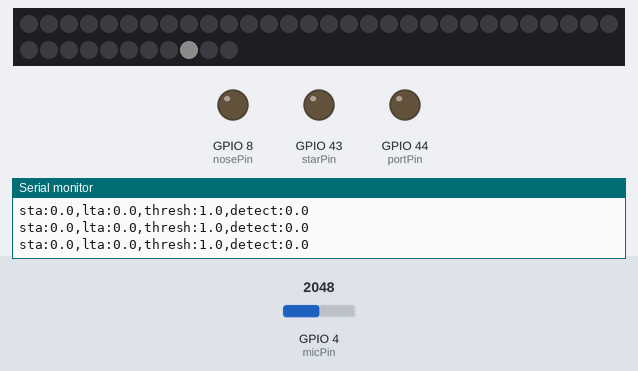
A sketch run on a simulated ESP32-S3. Parts: 41 RGB LEDs in strip order, left to right, continuing on the next row, output pins drawn as LEDs (lit = HIGH), the last lines printed to the serial monitor. Inputs (shaded band) come from the test bench; at power-on: GPIO 4 (micPin) = 2048 (analog values on the 0–4095 scale). Dim RGB values are drawn brighter than linear.

Above: at 1.2 s.
1.3 s: GPIO 4 (micPin) set to 1960
At 1.62 s:
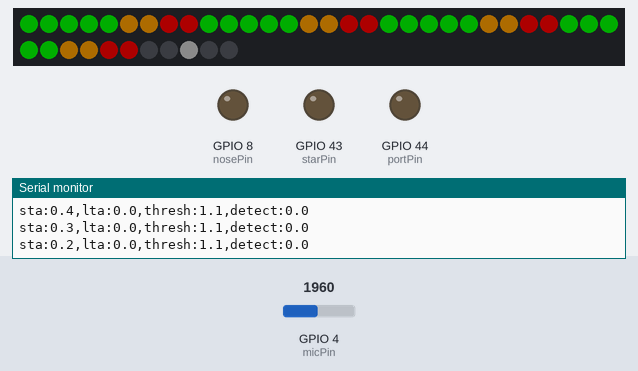
3.2 s: GPIO 4 (micPin) set to 2866
At 3.68 s:
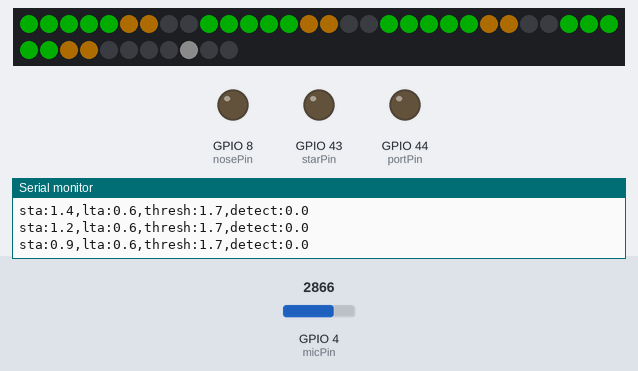
5.2 s: GPIO 4 (micPin) set to 3603
At 5.38 s:
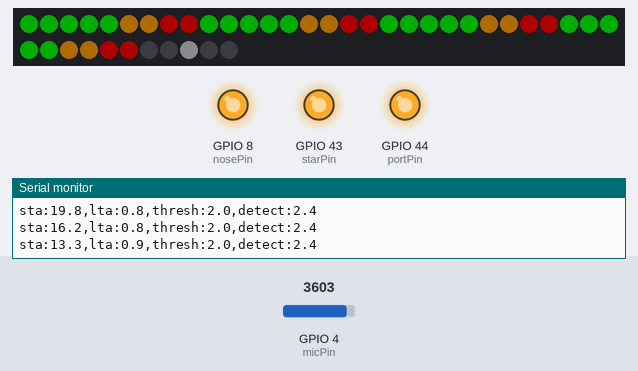
7.1 s: GPIO 4 (micPin) set to 2047
At 8.5 s:
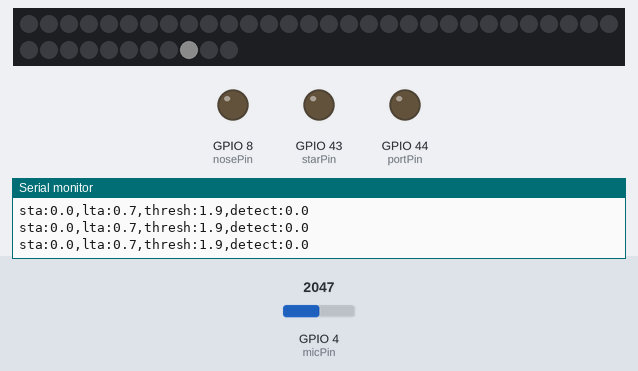
Timing chart, 0 to 9.9 s (numbered marks = the images above; inputs shaded):
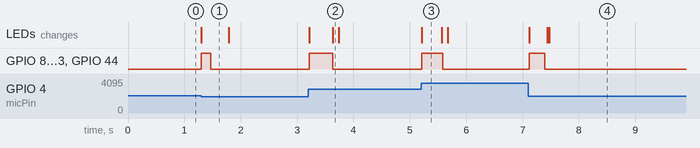

Measured:
- after the input at 1.3 s, GPIO 8 (nosePin), GPIO 43 (starPin), GPIO 44 (portPin): LOW → HIGH at once, → LOW 0.17 s later; the LEDs: change at once (image 1)
- after the input at 3.2 s, GPIO 8 (nosePin), GPIO 43 (starPin), GPIO 44 (portPin): LOW → HIGH at once, → LOW 0.42 s later; the LEDs: first change at once (image 2 shows a later state)
- after the input at 5.2 s, GPIO 8 (nosePin), GPIO 43 (starPin), GPIO 44 (portPin): LOW → HIGH at once, → LOW 0.38 s later; the LEDs: change at once (image 3)
- after the input at 7.1 s, GPIO 8 (nosePin), GPIO 43 (starPin), GPIO 44 (portPin): LOW → HIGH at once, → LOW 0.27 s later; the LEDs: first change at once (image 4 shows a later state)
- what the display in image 1 shows lasts 0.5 s, from 1.3 s to 1.8 s

The sketch:

alia_mic_test.ino
```cpp
/*
 * alia_mic_test - Microphone check for the Alia Blinky "sound" PCB
 *
 * Based on alia_blinky.ino (v1.2.0). Same board auto-detect and pin map.
 *
 * PURPOSE: Answer one question - can the board hear sounds (clap, talking,
 * music)? Not hi-fi, just "is there a signal above the background".
 *
 * HOW TO USE:
 *   1. Upload this sketch (same board settings as alia_blinky.ino)
 *   2. Tools -> Serial Plotter, set baud to 115200
 *   3. Stay quiet ~5 s while it learns the noise floor, then clap / talk
 *
 * DETECTOR: STA/LTA (short-term average / long-term average)
 *   level  - raw loudness: RMS of the mic signal (DC removed) over a 20 ms window
 *   sta    - short-term average of level (~0.1 s) - follows syllables/claps
 *   lta    - long-term average of level (~5 s)    - the learned noise floor
 *   thresh - lta * TRIGGER_RATIO + MIN_MARGIN      - floats just above the floor
 *   Sound is "detected" when sta > thresh. While detected, the LTA is updated
 *   much more slowly so talking doesn't immediately raise the noise floor
 *   (but a permanent change, like a fan turning on, is still learned).
 *
 * FEEDBACK:
 *   - Nav lights (nose/port/starboard) turn on while sound is detected
 *   - Prop LEDs show how far sta is above the floor (green -> yellow -> red)
 *   - One dim tail LED = sketch is running
 * Set LED_METER to false to rule out LED power noise leaking into the mic.
 *
 * All other debug text is suppressed so the plotter only sees numbers.
 *
 * HARDWARE: MSM381ACP003 analog MEMS mic (U42), output -> A3 pad on the
 * QT Py / XIAO footprint (physical pin 4).
 */

#include <Adafruit_NeoPixel.h>
#include <math.h>

// ===== SETTINGS - EDIT ME =====
#define LED_METER true         // Show loudness on the prop LEDs
#define PLOT_LEVEL false        // Also plot the raw (unsmoothed) level - noisier trace
#define WINDOW_MS 20           // Loudness measurement window (ms) -> ~50 plot points/s
#define brightness 50          // LED brightness (0-255), same as alia_blinky

// STA/LTA detector
const float STA_TIME_MS = 100.0;        // Short-term average time constant
const float LTA_TIME_MS = 5000.0;       // Long-term average (noise floor) time constant
const float LTA_TIME_TRIGGERED_MS = 30000.0;  // Floor adapts this slowly while sound is detected
const float TRIGGER_RATIO = 1.2;        // Detect when sta > lta * this ... (lower = more sensitive)
const float MIN_MARGIN = 1.0;           // ... plus this many ADC counts RMS (stops chatter in very quiet rooms)
const float RELEASE_RATIO = 1.05;       // Detection ends when sta < lta * this + MIN_MARGIN (must be < TRIGGER_RATIO)
const float METER_FULL_RATIO = 3.0;     // sta/lta ratio that lights all 9 LEDs on each prop

// ===== PINS (same auto-detect as alia_blinky.ino) =====
#if defined(ARDUINO_ADAFRUIT_QTPY_ESP32S3_NOPSRAM) || defined(ARDUINO_ADAFRUIT_QTPY_ESP32S3)
  #define starPin 5
  #define portPin 16
  #define nosePin 36
  #define ledPin 37
#elif defined(ARDUINO_ADAFRUIT_QTPY_RP2040)
  #define starPin 20
  #define portPin 5
  #define nosePin 6
  #define ledPin 4
#elif defined(ARDUINO_ARCH_ESP32) || defined(ESP32)
  #define starPin 43
  #define portPin 44
  #define nosePin 8
  #define ledPin 7
#else  // Seeed XIAO RP2040
  #define starPin 0
  #define portPin 1
  #define nosePin 2
  #define ledPin 4
#endif

// The mic is wired to the A3 pad. Every supported board core defines A3
// as the correct GPIO for that pad, so we just use the name.
#define micPin A3

// ===== LEDS =====
#define LED_COUNT 41
#define PROP_LEDS 9
#define TAIL_START 36
Adafruit_NeoPixel strip(LED_COUNT, ledPin, NEO_GRB + NEO_KHZ800);

// ===== DETECTOR STATE =====
float sta = 0, lta = 0;
float staAlpha, ltaAlpha, ltaAlphaTriggered;  // Smoothing factors, computed in setup()
bool detected = false;
bool primed = false;  // false until the first window seeds the averages

// Converts a time constant into a per-window smoothing factor (exponential moving average)
float alphaFor(float timeMs) {
  return 1.0 - expf(-(float)WINDOW_MS / timeMs);
}

void setup() {
  pinMode(nosePin, OUTPUT);
  pinMode(portPin, OUTPUT);
  pinMode(starPin, OUTPUT);
  pinMode(micPin, INPUT);

  analogReadResolution(12);  // 0-4095 on both RP2040 and ESP32-S3

  Serial.begin(115200);
  // Short wait for USB serial; no text is printed so the plotter stays clean
  unsigned long start = millis();
  while (!Serial && millis() - start < 2000) { }

  strip.setBrightness(brightness);
  strip.begin();
  strip.clear();
  strip.show();

  staAlpha = alphaFor(STA_TIME_MS);
  ltaAlpha = alphaFor(LTA_TIME_MS);
  ltaAlphaTriggered = alphaFor(LTA_TIME_TRIGGERED_MS);
}

// Light the props as a bar graph based on how far sta is above the noise floor
void showMeter(float ratio) {
  int lit = 0;
  if (ratio > 1.0) {
    lit = (int)((ratio - 1.0) / (METER_FULL_RATIO - 1.0) * PROP_LEDS + 0.5);
    if (lit > PROP_LEDS) lit = PROP_LEDS;
  }
  strip.clear();
  for (int prop = 0; prop < 4; prop++) {
    for (int i = 0; i < lit; i++) {
      uint32_t c;
      if (i < 5)      c = strip.Color(0, 255, 0);    // green
      else if (i < 7) c = strip.Color(255, 160, 0);  // yellow
      else            c = strip.Color(255, 0, 0);    // red
      strip.setPixelColor(prop * PROP_LEDS + i, c);
    }
  }
  // Tail: dim white "alive" marker so you know the sketch is running
  strip.setPixelColor(TAIL_START + 2, strip.Color(60, 60, 60));
  strip.show();
}

void loop() {
  // ----- Sample the mic as fast as possible for WINDOW_MS -----
  // Accumulate sum and sum-of-squares so we can get RMS in one pass.
  // 64-bit sums: thousands of samples x 4095^2 overflows 32 bits.
  uint64_t sum = 0, sumSq = 0;
  uint32_t n = 0;
  unsigned long t0 = millis();
  while (millis() - t0 < WINDOW_MS) {
    uint32_t s = analogRead(micPin);
    sum += s;
    sumSq += (uint64_t)s * s;
    n++;
  }
  // RMS of the AC part (DC bias removed): sqrt(mean(x^2) - mean(x)^2).
  // Averages every sample in the window, so single noise spikes matter far
  // less than with peak-to-peak.
  double mean = (double)sum / n;
  double variance = (double)sumSq / n - mean * mean;
  float level = variance > 0 ? sqrt(variance) : 0;  // RMS = loudness

  // ----- STA/LTA -----
  if (!primed) {
    sta = lta = level;  // Seed both averages with the first reading
    primed = true;
  }
  sta += staAlpha * (level - sta);
  // Learn the floor normally when quiet; much more slowly while sound is detected
  lta += (detected ? ltaAlphaTriggered : ltaAlpha) * (sta - lta);

  float thresh = lta * TRIGGER_RATIO + MIN_MARGIN;
  float release = lta * RELEASE_RATIO + MIN_MARGIN;
  if (!detected && sta > thresh) detected = true;
  else if (detected && sta < release) detected = false;

  // ----- Plot -----
  if (PLOT_LEVEL) {
    Serial.print("level:");
    Serial.print(level, 1);
    Serial.print(",");
  }
  Serial.print("sta:");
  Serial.print(sta, 1);
  Serial.print(",lta:");
  Serial.print(lta, 1);
  Serial.print(",thresh:");
  Serial.print(thresh, 1);
  Serial.print(",detect:");
  Serial.println(detected ? thresh * 1.2 : 0, 1);  // Step trace, drawn just above thresh when on

  // ----- Visual feedback -----
  digitalWrite(nosePin, detected);
  digitalWrite(portPin, detected);
  digitalWrite(starPin, detected);

  if (LED_METER) {
    showMeter(lta > 0 ? sta / lta : 0);
  } else {
    static bool cleared = false;
    if (!cleared) { strip.clear(); strip.show(); cleared = true; }
  }
}
```
